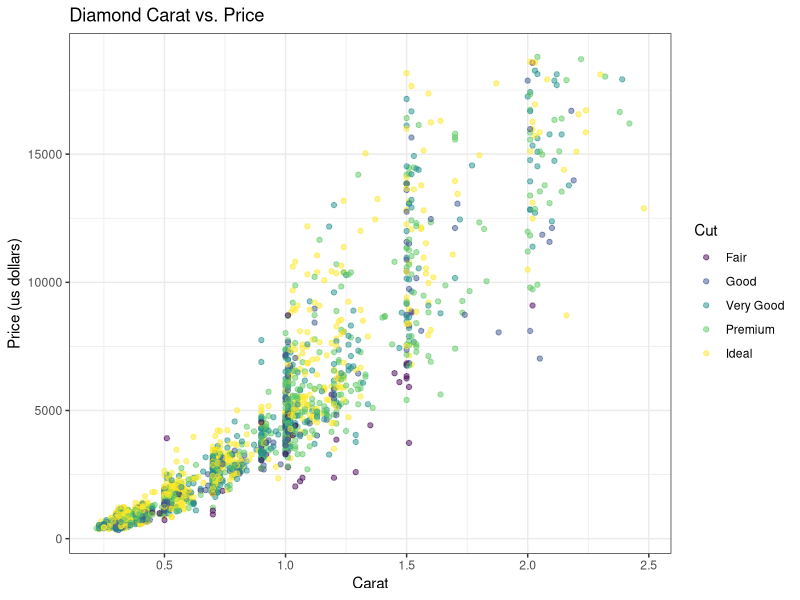
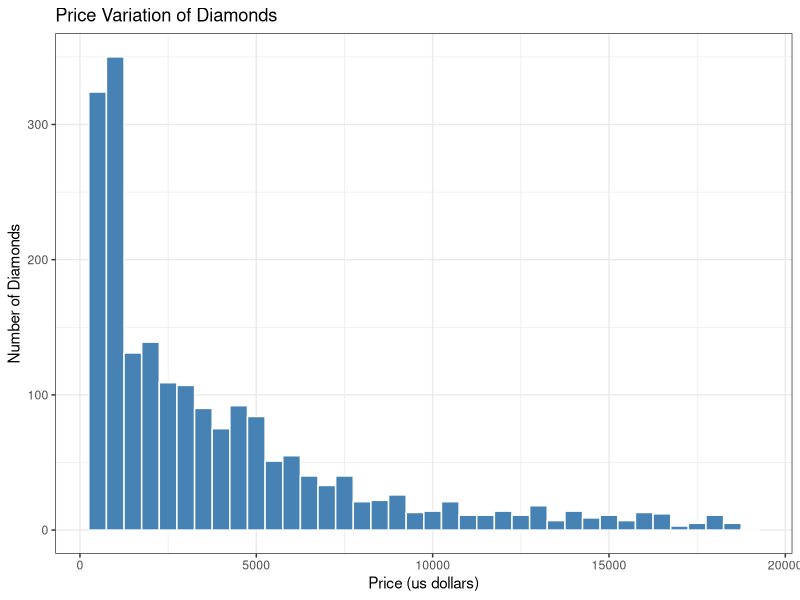
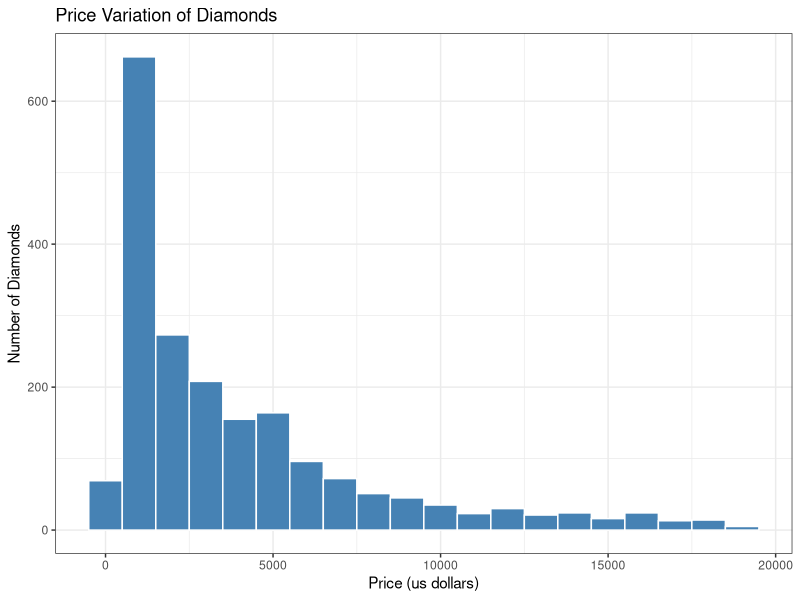
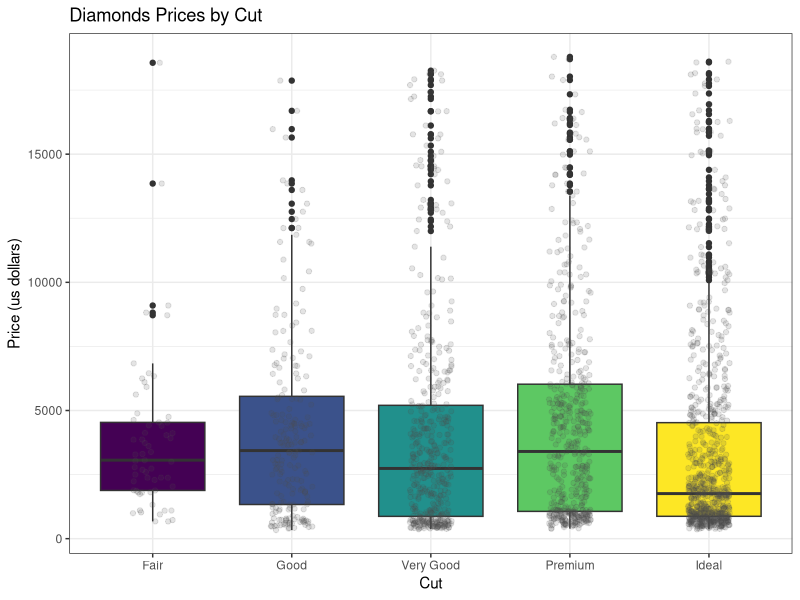
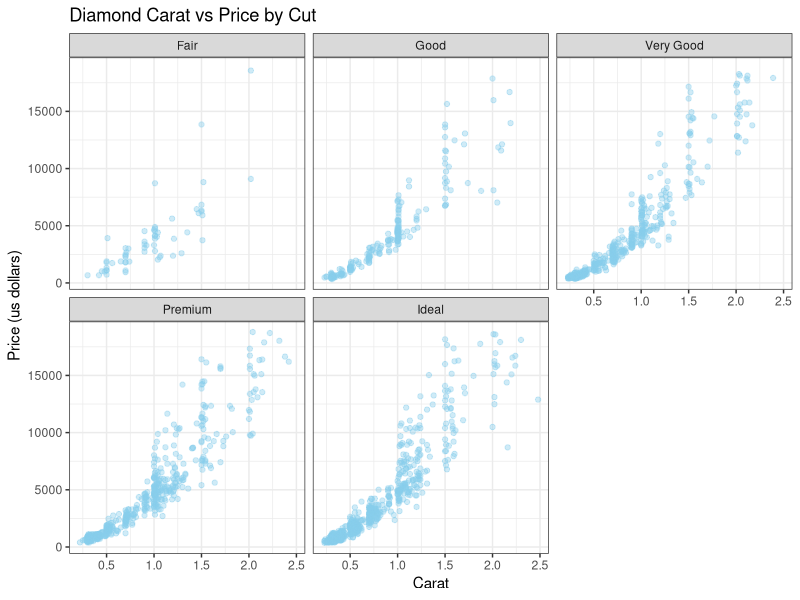
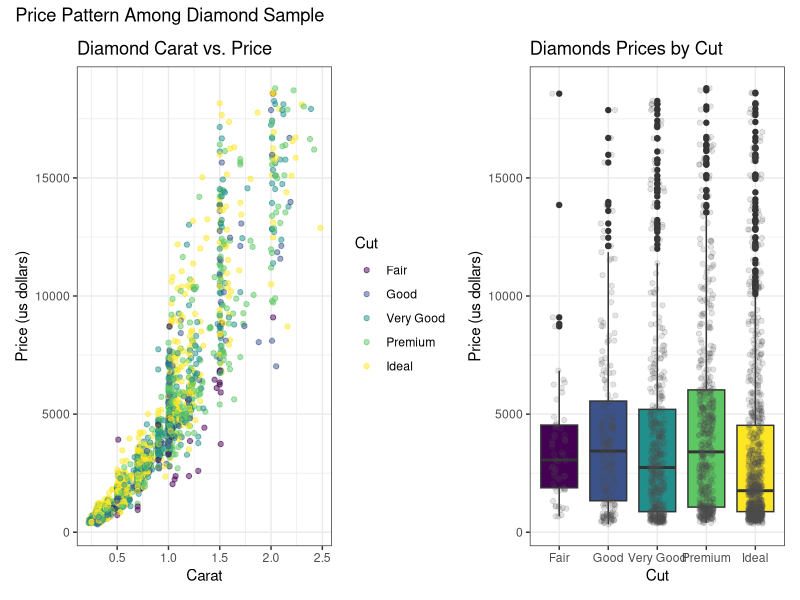
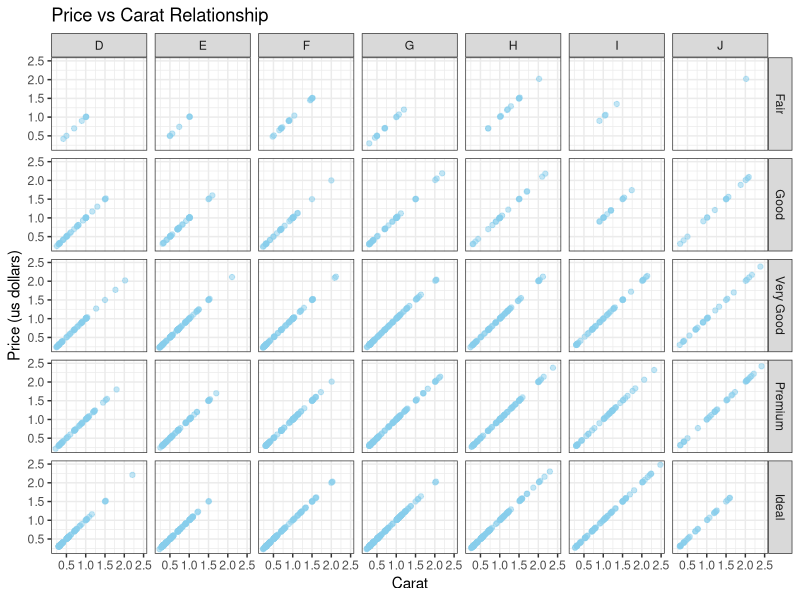
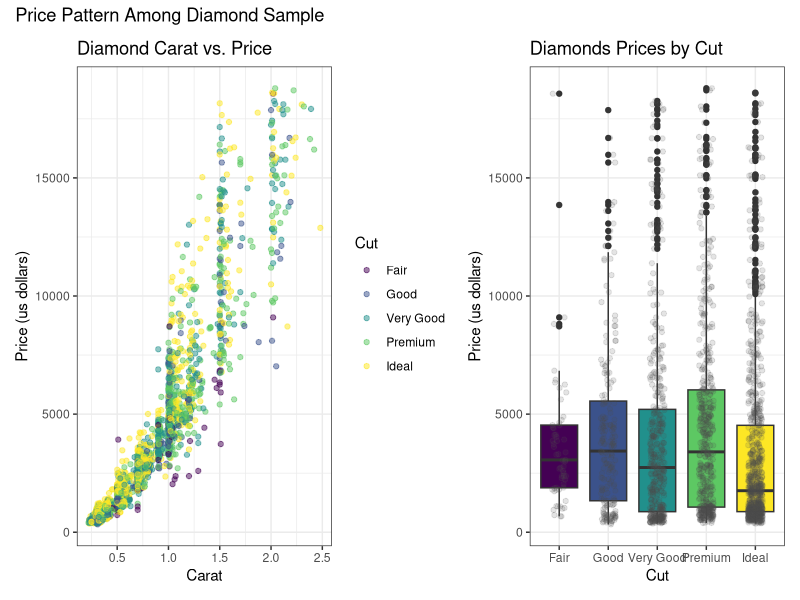

These charts were generated, in order, by the following R code:
# One possible solution is shown for each exercise. 
# Other plots meeting the instructions are valid. 

# These exercises use `ggplot2::diamonds`, which comes with {ggplot2}. 
# Each row represents one diamond. 
# We will use a fixed sample of 2,000 diamonds to keep the scatterplots readable.

# Variables used here:
# - `carat`: diamond weight in carats.
# - `price`: price in US dollars.
# - `cut`: cut quality, with categories Fair, Good, Very Good, Premium, and Ideal.
# - `color`: diamond color grade, from D (best) to J (worst).


# I suggest you use `data =` and `mapping =` in your `ggplot()` calls as you learn. 
# Answer interpretation questions in one sentence beneath your code.

	# Setup 
	library(tidyverse)
	library(patchwork)

	# Since the next line of code takes a random sample of rows from the data set,
	# let's set the seed so it will use the same sample each time.
	# set.seed() is a random number generator; run ? set.seed() for more information
	
	set.seed(123)

	diamonds_plot <- ggplot2::diamonds |>
	  slice_sample(n = 2000)
	
	glimpse(diamonds_plot)

	# 1. Build and customize a scatterplot:
		
	# Create a scatterplot with:
	# - `carat` on the x-axis and `price` on the y-axis;
	# - point color mapped to `cut`;
	# - all points set to `alpha = 0.5` and `size = 1.5`.
	
	# Add informative axis labels and a title. 
	# Use a built-in theme of your choice. 
	# Save the plot as `p_scatter`, then display it.
	
	# Write one sentence describing the relationship you see between carat and price. 
	# Identify one aesthetic you mapped and one aesthetic you set.
	
	# Write your code here:
	
	p_scatter <- ggplot(diamonds_plot, aes(x = carat, y = price, color = cut)) +
	  geom_point(alpha = 0.5, size = 1.5) +
	  labs(
	    title = "Diamond Carat vs. Price", 
	    x = "Carat", 
	    y = "Price (us dollars)", 
	    color = "Cut"
	  ) +
	 theme_bw()
p_scatter

	# Your response to the questions here:
	# Price increases with carat but similar carat size varies among prices.  

	
	# 2. Explore a distribution 

	# Create a histogram of `price` using `binwidth = 500`. 
	# Set the bar fill to `"steelblue"` and the outline color to `"white"`. 
	# Add informative labels.
	# Then make a second version using `binwidth = 1000`.
	
	# Write one sentence explaining how changing the bin width affects the 
	# appearance of the histogram. 
	# Which version helps you see the distribution more clearly? 

	# Write your code here:
	
  p_histo <- ggplot(diamonds_plot, aes(x = price)) +
	  geom_histogram(
	    binwidth = 500, 
	    fill = "steelblue", 
	    color = "white"
	  ) +
	  labs(
	    title = "Price Variation of Diamonds", 
	    x = "Price (us dollars)", 
	    y = "Number of Diamonds"
	  ) +
    theme_bw()
p_histo

p_histo2 <- ggplot(diamonds_plot, aes(x = price)) +
  geom_histogram(
    binwidth = 1000, 
    fill = "steelblue", 
    color = "white"
  ) +
  labs(
    title = "Price Variation of Diamonds", 
    x = "Price (us dollars)", 
    y = "Number of Diamonds"
  ) +
  theme_bw()
p_histo2

	# Your response:
	# The wider bins create fewer and larger bars which make it easier to view but less detail.  

	# 3. Compare groups with two layers 
	
	# Create a boxplot with `cut` on the x-axis and `price` on the y-axis.
	# Map the box fill to `cut`.
	# Add individual observations using `geom_jitter(width = 0.15, height = 0, alpha = 0.15)`.
	# Give all jittered points the fixed color `"grey30"`.
	# Remove the fill legend because the cut categories already appear on the x-axis.
	# Add informative labels and a built-in theme.
	# Save this plot as `p_box`, then display it.
	
	# Hint: put `fill = cut` inside `aes()` in `geom_boxplot()` so it applies 
	# only to the boxplot layer.

	# Write one sentence explaining what the jittered points add to the boxplot.

	# Write your code here:
	
p_box <- ggplot(diamonds_plot, aes(x = cut, y = price)) +
  geom_boxplot(aes(fill = cut)) +
  geom_jitter(width = 0.15, height = 0, alpha = 0.15, color = "grey30") +
  guides(fill = "none") +
  labs(
    title = "Diamonds Prices by Cut", 
    x = "Cut", 
    y = "Price (us dollars)"
  ) +
  theme_bw()
p_box

	# Your response:
	# The points show where the individual prices are concentrated among the distribution.
  # The darker points are automatic outliers created by the graph, not included in the jitters.
	# Height = 0 keeps the plotted prices unchanged vertically. 

	
# 4. Compare color and facets 

	# Create a new scatterplot with `carat` on the x-axis and `price` on the y-axis. 
	# Set all points to `alpha = 0.4`.
	# Use `facet_wrap()` to create one panel for each `cut` category. 
	# Keep all points the same color. 
	# Add informative labels and a built-in theme.
	# Write one sentence comparing this plot with `p_scatter`. 
	# What is easier to see when cut categories have their own panels?

	# Write your code here:

p_scatter2 <- ggplot(diamonds_plot, aes(x = carat, y = price)) +
  geom_point(alpha = 0.4, color = "skyblue") +
  facet_wrap(~ cut) +
  labs(
    title = "Diamond Carat vs Price by Cut", 
    x = "Carat", 
    y = "Price (us dollars)"
  ) +
  theme_bw()
p_scatter2
	
	# Your response:
	# Facets reduce overlap among cut categories and make each individual pattern easier to read. 
	# The original plot creates a single panel for direct comparison. 

	# 5. Assemble and save a figure 
	
	# Use `patchwork` to place `p_scatter` and `p_box` side by side.
	# Add an overall title using `plot_annotation()`.
	# Save the combined figure as an object named `diamond_figure`.
	# Write the object out to display it.
	# Use `ggsave()` to save it as `diamond_figure.png`, with width 10 inches, 
		# height 5 inches, and resolution 300 dpi.
	# Use the `plot =` argument to specify the object to save in ggsave().
	# Find the saved image in your project folder and open it. 
	# Check that the labels and legends are readable.
	# If they are not, play around with the height and width or the font size in theme().
	# Hint: use `p_scatter | p_box` for the side-by-side layout.
	
	# Write your code here
	
diamond_figure <- (p_scatter | p_box) + 
  plot_annotation(title = "Price Pattern Among Diamond Sample")
diamond_figure

ggsave(
  filename = "diamond_figure.png",
  plot = diamond_figure,
  width = 10,
  height = 5,
  units = "in",
  dpi = 300
)

	# 6. Practice `facet_grid()` with two grouping variables.
	
	# Create a scatterplot of price (y) against carat (x) with:
	# - rows defined by `cut` and columns defined by the diamond `color` grade, 
	# using `facet_grid()`
	# - all points partly transparent
	# - informative labels and a built-in theme.
	
	# Keep all points the same fixed color. 
	# Note that `color` is a column in this dataset: using it in a facet formula 
	# splits the data by diamond color grade.
	
	# Which layout is easier to read: the five panels from Exercise 4 or this larger grid?
	# Explain your choice in one sentence.
	
	# Write your code here:
	
p_scatter3 <- ggplot(diamonds_plot, aes(x = carat, y = carat)) +
  geom_point(alpha = 0.5, color = "skyblue") +
  facet_grid(cut ~ color) +
  labs(
    title = "Price vs Carat Relationship", 
    x = "Carat", 
    y = "Price (us dollars)"
  ) +
  theme_bw()
p_scatter3

	# Write your answer here:
	# The larger grid has a greater amount of panels(35) which can be a lot to look at/
  # take in at once where the 5 panels is easier to look at and maybe easier to understand. 
	
